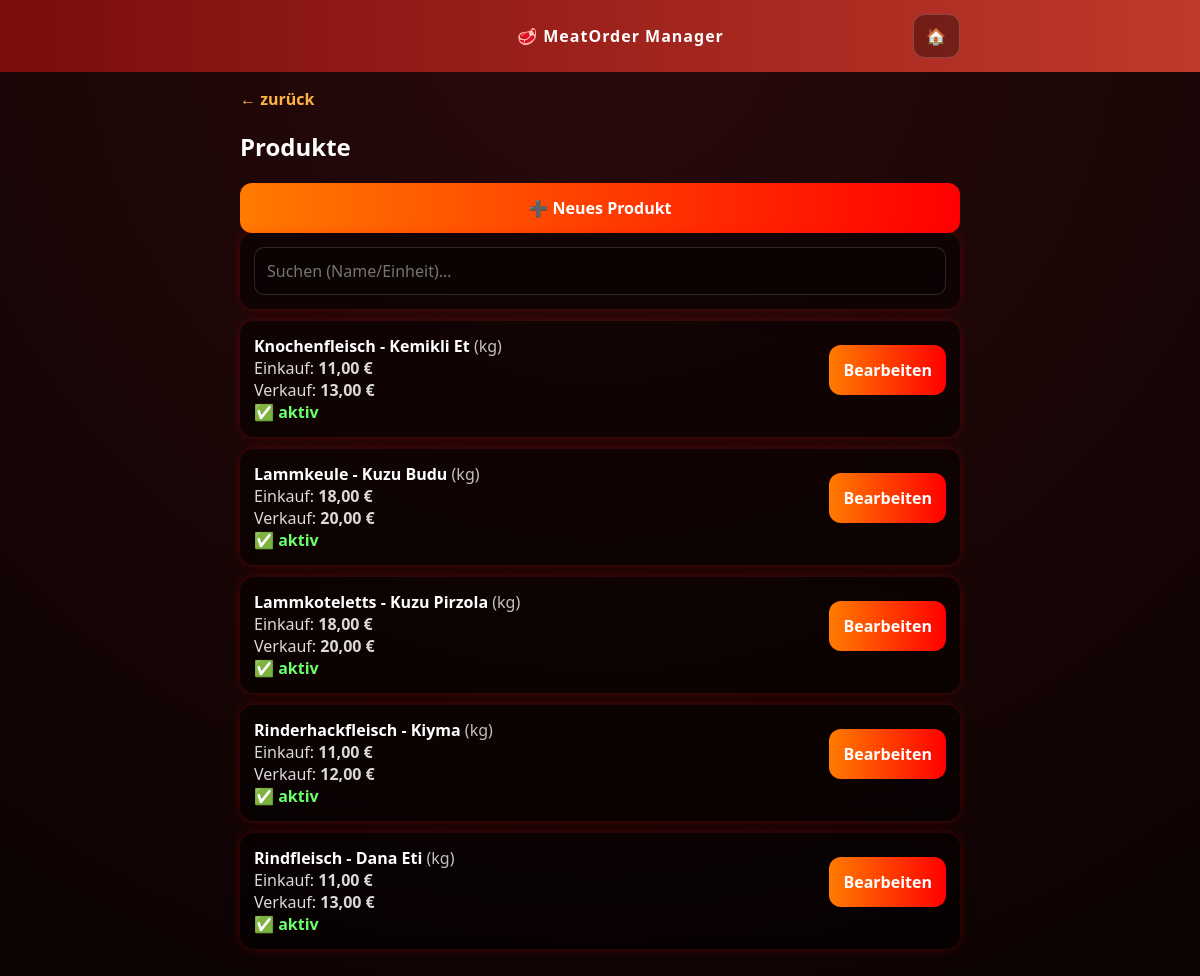
Screenshot of /produkte/ (signed in) with the database file from the repository.
### core/models.py (models this page shows, shortened)
class Product(models.Model):
    name = models.CharField(max_length=120)
    unit = models.CharField(max_length=20, default="kg")
    sell_price = models.DecimalField(max_digits=10, decimal_places=2)
    buy_price = models.DecimalField(max_digits=10, decimal_places=2)
    active = models.BooleanField(default=True)

### core/views.py (the view)
# urls.py: path("produkte/", views.product_list, name="product_list"),
@login_required
def product_list(request):
    q = (request.GET.get("q") or "").strip()
    products = Product.objects.all().order_by("name")
    if q:
        products = products.filter(Q(name__icontains=q) | Q(unit__icontains=q))
    return render(request, "core/product_list.html", {"products": products, "q": q})

### core/templates/core/product_list.html (shortened to what this page needs)
{% extends "core/base.html" %}
{% block content %}
<a href="#" data-fallback="{% url 'home' %}"
   onclick="goBack(this.dataset.fallback); return false;">← zurück</a>
<h2>Produkte</h2>
<a class="btn" href="{% url 'product_create' %}">➕ Neues Produkt</a>
<div class="card">
  <form method="get">
    <input
      name="q"
      value="{{ q }}"
      placeholder="Suchen (Name/Einheit)…"
      style="width:100%; padding:12px; border-radius:10px;"
    >
  </form>
</div>
{% for p in products %}
  <div class="card">
    <div style="display:flex; justify-content:space-between; align-items:flex-start; gap:12px;">
      <div>
        <strong>{{ p.name }}</strong>
        <span style="opacity:.75;">({{ p.unit }})</span><br>
        <span style="opacity:.85;">Einkauf: <strong>{{ p.buy_price }} €</strong></span><br>
        <span style="opacity:.85;">Verkauf: <strong>{{ p.sell_price }} €</strong></span><br>
        {% if p.active %}
          <span style="color:#6aff6a; font-weight:700;">✅ aktiv</span>
        {% else %}
          <span style="color:#ff6a6a; font-weight:700;">⛔ inaktiv</span>
        {% endif %}
      </div>
      <div>
        <a class="btn" href="{% url 'product_edit' p.id %}">Bearbeiten</a>
      </div>
    </div>
  </div>
{% empty %}
  <div class="card">Noch keine Produkte.</div>
{% endfor %}
{% endblock %}

### core/templates/core/base.html (style rules this page uses)
body { margin:0;font-family:system-ui,sans-serif;background:radial-gradient(circle at top,#2a0a0a,#0b0202);color:#fff }
a { color:#ffb347;text-decoration:none;font-weight:700 }
.card { background:rgba(0,0,0,.45); border-radius:14px; padding:14px; margin-bottom:12px; box-shadow:0 0 10px rgba(255,0,0,.25); backdrop-filter: blur(6px); }
.btn { display:block; text-align:center; padding:14px; border-radius:12px; margin-top:10px; font-weight:700; background:linear-gradient(90deg,#ff7b00,#ff0000); color:#fff; border:none; cursor:pointer; }
input, select, textarea, button { font: inherit; box-sizing: border-box; }
input, select, textarea { width: 100%; padding: 14px; border-radius: 12px; border: 1px solid rgba(255,255,255,.15); background: rgba(0,0,0,.35); color: #fff; outline: none; -webkit-appearance: none; appearance: none; font-size: 16px; }

### rows the page displays
Product: name "Knochenfleisch - Kemikli Et", unit "kg", buy_price "11,00", sell_price "13,00", active "✅ aktiv"
Product: name "Lammkeule - Kuzu Budu", unit "kg", buy_price "18,00", sell_price "20,00", active "✅ aktiv"
Product: name "Lammkoteletts - Kuzu Pirzola", unit "kg", buy_price "18,00", sell_price "20,00", active "✅ aktiv"
Product: name "Rinderhackfleisch - Kiyma", unit "kg", buy_price "11,00", sell_price "12,00", active "✅ aktiv"
Product: name "Rindfleisch - Dana Eti", unit "kg", buy_price "11,00", sell_price "13,00", active "✅ aktiv"
